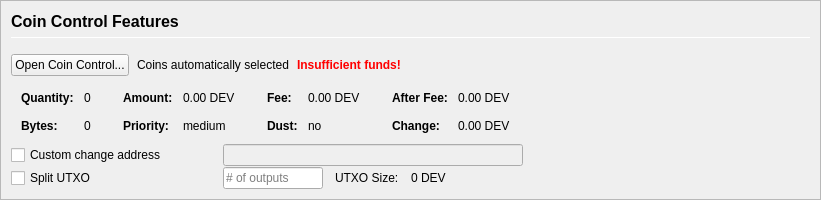
         <widget class="QFrame" name="frameCoinControl">
          <property name="sizePolicy">
           <sizepolicy hsizetype="Expanding" vsizetype="Expanding">
            <horstretch>0</horstretch>
            <verstretch>0</verstretch>
           </sizepolicy>
          </property>
          <property name="maximumSize">
           <size>
            <width>16777215</width>
            <height>16777215</height>
           </size>
          </property>
          <property name="frameShape">
           <enum>QFrame::StyledPanel</enum>
          </property>
          <property name="frameShadow">
           <enum>QFrame::Sunken</enum>
          </property>
          <layout class="QVBoxLayout" name="verticalLayoutCoinControl2">
           <property name="spacing">
            <number>0</number>
           </property>
           <property name="margin">
            <number>0</number>
           </property>
           <item>
            <widget class="QFrame" name="frameCoinControl_BG">
             <layout class="QVBoxLayout" name="verticalLayoutCoinControl" stretch="0,0,0,0,0,0">
              <property name="spacing">
               <number>1</number>
              </property>
              <property name="leftMargin">
               <number>10</number>
              </property>
              <property name="topMargin">
               <number>10</number>
              </property>
              <item>
               <layout class="QHBoxLayout" name="horizontalLayoutCoinControl1">
                <property name="bottomMargin">
                 <number>15</number>
                </property>
                <item>
                 <layout class="QVBoxLayout" name="verticalLayout_3">
                  <property name="spacing">
                   <number>6</number>
                  </property>
                  <item>
                   <widget class="QLabel" name="labelCoinControlFeatures">
                    <property name="sizePolicy">
                     <sizepolicy hsizetype="Preferred" vsizetype="Maximum">
                      <horstretch>0</horstretch>
                      <verstretch>0</verstretch>
                     </sizepolicy>
                    </property>
                    <property name="minimumSize">
                     <size>
                      <width>0</width>
                      <height>20</height>
                     </size>
                    </property>
                    <property name="font">
                     <font>
                      <pointsize>12</pointsize>
                      <weight>75</weight>
                      <bold>true</bold>
                     </font>
                    </property>
                    <property name="styleSheet">
                     <string notr="true">font-weight:bold;</string>
                    </property>
                    <property name="text">
                     <string>Coin Control Features</string>
                    </property>
                   </widget>
                  </item>
                  <item>
                   <widget class="Line" name="line">
                    <property name="minimumSize">
                     <size>
                      <width>0</width>
                      <height>1</height>
                     </size>
                    </property>
                    <property name="maximumSize">
                     <size>
                      <width>16777215</width>
                      <height>1</height>
                     </size>
                    </property>
                    <property name="orientation">
                     <enum>Qt::Horizontal</enum>
                    </property>
                   </widget>
                  </item>
                 </layout>
                </item>
               </layout>
              </item>
              <item>
               <layout class="QHBoxLayout" name="horizontalLayoutCoinControl2" stretch="0,0,0,0">
                <property name="spacing">
                 <number>8</number>
                </property>
                <property name="bottomMargin">
                 <number>10</number>
                </property>
                <item>
                 <widget class="QPushButton" name="pushButtonCoinControl">
                  <property name="styleSheet">
                   <string notr="true"/>
                  </property>
                  <property name="text">
                   <string>Open Coin Control...</string>
                  </property>
                  <property name="autoDefault">
                   <bool>false</bool>
                  </property>
                 </widget>
                </item>
                <item>
                 <widget class="QLabel" name="labelCoinControlAutomaticallySelected">
                  <property name="text">
                   <string>Coins automatically selected</string>
                  </property>
                  <property name="margin">
                   <number>5</number>
                  </property>
                 </widget>
                </item>
                <item>
                 <widget class="QLabel" name="labelCoinControlInsuffFunds">
                  <property name="font">
                   <font>
                    <weight>75</weight>
                    <bold>true</bold>
                   </font>
                  </property>
                  <property name="styleSheet">
                   <string notr="true">color:red;font-weight:bold;</string>
                  </property>
                  <property name="text">
                   <string>Insufficient funds!</string>
                  </property>
                  <property name="margin">
                   <number>5</number>
                  </property>
                 </widget>
                </item>
                <item>
                 <spacer name="horizontalSpacerCoinControl">
                  <property name="orientation">
                   <enum>Qt::Horizontal</enum>
                  </property>
                  <property name="sizeHint" stdset="0">
                   <size>
                    <width>40</width>
                    <height>1</height>
                   </size>
                  </property>
                 </spacer>
                </item>
               </layout>
              </item>
              <item>
               <widget class="QWidget" name="widgetCoinControl" native="true">
                <property name="sizePolicy">
                 <sizepolicy hsizetype="Preferred" vsizetype="Preferred">
                  <horstretch>0</horstretch>
                  <verstretch>0</verstretch>
                 </sizepolicy>
                </property>
                <property name="minimumSize">
                 <size>
                  <width>0</width>
                  <height>0</height>
                 </size>
                </property>
                <property name="styleSheet">
                 <string notr="true"/>
                </property>
                <layout class="QHBoxLayout" name="horizontalLayoutCoinControl5">
                 <property name="margin">
                  <number>0</number>
                 </property>
                 <item>
                  <layout class="QHBoxLayout" name="horizontalLayoutCoinControl3" stretch="0,0,0,1">
                   <property name="spacing">
                    <number>20</number>
                   </property>
                   <property name="topMargin">
                    <number>0</number>
                   </property>
                   <property name="bottomMargin">
                    <number>10</number>
                   </property>
                   <item>
                    <layout class="QFormLayout" name="formLayoutCoinControl1">
                     <property name="horizontalSpacing">
                      <number>10</number>
                     </property>
                     <property name="verticalSpacing">
                      <number>14</number>
                     </property>
                     <property name="leftMargin">
                      <number>10</number>
                     </property>
                     <property name="topMargin">
                      <number>4</number>
                     </property>
                     <property name="rightMargin">
                      <number>6</number>
                     </property>
                     <item row="0" column="0">
                      <widget class="QLabel" name="labelCoinControlQuantityText">
                       <property name="font">
                        <font>
                         <weight>75</weight>
                         <bold>true</bold>
                        </font>
                       </property>
                       <property name="text">
                        <string>Quantity:</string>
                       </property>
                       <property name="margin">
                        <number>0</number>
                       </property>
                      </widget>
                     </item>
                     <item row="0" column="1">
                      <widget class="QLabel" name="labelCoinControlQuantity">
                       <property name="cursor">
                        <cursorShape>IBeamCursor</cursorShape>
                       </property>
                       <property name="contextMenuPolicy">
                        <enum>Qt::ActionsContextMenu</enum>
                       </property>
                       <property name="text">
                        <string notr="true">0</string>
                       </property>
                       <property name="margin">
                        <number>0</number>
                       </property>
                       <property name="textInteractionFlags">
                        <set>Qt::LinksAccessibleByMouse|Qt::TextSelectableByKeyboard|Qt::TextSelectableByMouse</set>
                       </property>
                      </widget>
                     </item>
                     <item row="1" column="0">
                      <widget class="QLabel" name="labelCoinControlBytesText">
                       <property name="font">
                        <font>
                         <weight>75</weight>
                         <bold>true</bold>
                        </font>
                       </property>
                       <property name="text">
                        <string>Bytes:</string>
                       </property>
                      </widget>
                     </item>
                     <item row="1" column="1">
                      <widget class="QLabel" name="labelCoinControlBytes">
                       <property name="cursor">
                        <cursorShape>IBeamCursor</cursorShape>
                       </property>
                       <property name="contextMenuPolicy">
                        <enum>Qt::ActionsContextMenu</enum>
                       </property>
                       <property name="text">
                        <string notr="true">0</string>
                       </property>
                       <property name="textInteractionFlags">
                        <set>Qt::LinksAccessibleByMouse|Qt::TextSelectableByKeyboard|Qt::TextSelectableByMouse</set>
                       </property>
                      </widget>
                     </item>
                    </layout>
                   </item>
                   <item>
                    <layout class="QFormLayout" name="formLayoutCoinControl2">
                     <property name="horizontalSpacing">
                      <number>10</number>
                     </property>
                     <property name="verticalSpacing">
                      <number>14</number>
                     </property>
                     <property name="leftMargin">
                      <number>6</number>
                     </property>
                     <property name="topMargin">
                      <number>4</number>
                     </property>
                     <property name="rightMargin">
                      <number>6</number>
                     </property>
                     <item row="0" column="0">
                      <widget class="QLabel" name="labelCoinControlAmountText">
                       <property name="font">
                        <font>
                         <weight>75</weight>
                         <bold>true</bold>
                        </font>
                       </property>
                       <property name="text">
                        <string>Amount:</string>
                       </property>
                       <property name="margin">
                        <number>0</number>
                       </property>
                      </widget>
                     </item>
                     <item row="0" column="1">
                      <widget class="QLabel" name="labelCoinControlAmount">
                       <property name="cursor">
                        <cursorShape>IBeamCursor</cursorShape>
                       </property>
                       <property name="contextMenuPolicy">
                        <enum>Qt::ActionsContextMenu</enum>
                       </property>
                       <property name="text">
                        <string notr="true">0.00 DEV</string>
                       </property>
                       <property name="textInteractionFlags">
                        <set>Qt::LinksAccessibleByMouse|Qt::TextSelectableByKeyboard|Qt::TextSelectableByMouse</set>
                       </property>
                      </widget>
                     </item>
                     <item row="1" column="0">
                      <widget class="QLabel" name="labelCoinControlPriorityText">
                       <property name="font">
                        <font>
                         <weight>75</weight>
                         <bold>true</bold>
                        </font>
                       </property>
                       <property name="text">
                        <string>Priority:</string>
                       </property>
                      </widget>
                     </item>
                     <item row="1" column="1">
                      <widget class="QLabel" name="labelCoinControlPriority">
                       <property name="cursor">
                        <cursorShape>IBeamCursor</cursorShape>
                       </property>
                       <property name="contextMenuPolicy">
                        <enum>Qt::ActionsContextMenu</enum>
                       </property>
                       <property name="text">
                        <string>medium</string>
                       </property>
                       <property name="textInteractionFlags">
                        <set>Qt::LinksAccessibleByMouse|Qt::TextSelectableByKeyboard|Qt::TextSelectableByMouse</set>
                       </property>
                      </widget>
                     </item>
                    </layout>
                   </item>
                   <item>
                    <layout class="QFormLayout" name="formLayoutCoinControl3">
                     <property name="horizontalSpacing">
                      <number>10</number>
                     </property>
                     <property name="verticalSpacing">
                      <number>14</number>
                     </property>
                     <property name="leftMargin">
                      <number>6</number>
                     </property>
                     <property name="topMargin">
                      <number>4</number>
                     </property>
                     <property name="rightMargin">
                      <number>6</number>
                     </property>
                     <item row="0" column="0">
                      <widget class="QLabel" name="labelCoinControlFeeText">
                       <property name="font">
                        <font>
                         <weight>75</weight>
                         <bold>true</bold>
                        </font>
                       </property>
                       <property name="text">
                        <string>Fee:</string>
                       </property>
                       <property name="margin">
                        <number>0</number>
                       </property>
                      </widget>
                     </item>
                     <item row="0" column="1">
                      <widget class="QLabel" name="labelCoinControlFee">
                       <property name="cursor">
                        <cursorShape>IBeamCursor</cursorShape>
                       </property>
                       <property name="contextMenuPolicy">
                        <enum>Qt::ActionsContextMenu</enum>
                       </property>
                       <property name="text">
                        <string notr="true">0.00 DEV</string>
                       </property>
                       <property name="textInteractionFlags">
                        <set>Qt::LinksAccessibleByMouse|Qt::TextSelectableByKeyboard|Qt::TextSelectableByMouse</set>
                       </property>
                      </widget>
                     </item>
                     <item row="1" column="0">
                      <widget class="QLabel" name="labelCoinControlLowOutputText">
                       <property name="font">
                        <font>
                         <weight>75</weight>
                         <bold>true</bold>
                        </font>
                       </property>
                       <property name="text">
                        <string>Dust:</string>
                       </property>
                      </widget>
                     </item>
                     <item row="1" column="1">
                      <widget class="QLabel" name="labelCoinControlLowOutput">
                       <property name="cursor">
                        <cursorShape>IBeamCursor</cursorShape>
                       </property>
                       <property name="contextMenuPolicy">
                        <enum>Qt::ActionsContextMenu</enum>
                       </property>
                       <property name="text">
                        <string>no</string>
                       </property>
                       <property name="textInteractionFlags">
                        <set>Qt::LinksAccessibleByMouse|Qt::TextSelectableByKeyboard|Qt::TextSelectableByMouse</set>
                       </property>
                      </widget>
                     </item>
                    </layout>
                   </item>
                   <item>
                    <layout class="QFormLayout" name="formLayoutCoinControl4">
                     <property name="horizontalSpacing">
                      <number>10</number>
                     </property>
                     <property name="verticalSpacing">
                      <number>14</number>
                     </property>
                     <property name="leftMargin">
                      <number>6</number>
                     </property>
                     <property name="topMargin">
                      <number>4</number>
                     </property>
                     <property name="rightMargin">
                      <number>6</number>
                     </property>
                     <item row="0" column="0">
                      <widget class="QLabel" name="labelCoinControlAfterFeeText">
                       <property name="font">
                        <font>
                         <weight>75</weight>
                         <bold>true</bold>
                        </font>
                       </property>
                       <property name="text">
                        <string>After Fee:</string>
                       </property>
                       <property name="margin">
                        <number>0</number>
                       </property>
                      </widget>
                     </item>
                     <item row="0" column="1">
                      <widget class="QLabel" name="labelCoinControlAfterFee">
                       <property name="cursor">
                        <cursorShape>IBeamCursor</cursorShape>
                       </property>
                       <property name="contextMenuPolicy">
                        <enum>Qt::ActionsContextMenu</enum>
                       </property>
                       <property name="text">
                        <string notr="true">0.00 DEV</string>
                       </property>
                       <property name="textInteractionFlags">
                        <set>Qt::LinksAccessibleByMouse|Qt::TextSelectableByKeyboard|Qt::TextSelectableByMouse</set>
                       </property>
                      </widget>
                     </item>
                     <item row="1" column="0">
                      <widget class="QLabel" name="labelCoinControlChangeText">
                       <property name="font">
                        <font>
                         <weight>75</weight>
                         <bold>true</bold>
                        </font>
                       </property>
                       <property name="text">
                        <string>Change:</string>
                       </property>
                      </widget>
                     </item>
                     <item row="1" column="1">
                      <widget class="QLabel" name="labelCoinControlChange">
                       <property name="cursor">
                        <cursorShape>IBeamCursor</cursorShape>
                       </property>
                       <property name="contextMenuPolicy">
                        <enum>Qt::ActionsContextMenu</enum>
                       </property>
                       <property name="text">
                        <string notr="true">0.00 DEV</string>
                       </property>
                       <property name="textInteractionFlags">
                        <set>Qt::LinksAccessibleByMouse|Qt::TextSelectableByKeyboard|Qt::TextSelectableByMouse</set>
                       </property>
                      </widget>
                     </item>
                    </layout>
                   </item>
                  </layout>
                 </item>
                </layout>
               </widget>
              </item>
              <item>
               <layout class="QHBoxLayout" name="horizontalLayoutCoinControl4">
                <property name="spacing">
                 <number>12</number>
                </property>
                <property name="sizeConstraint">
                 <enum>QLayout::SetDefaultConstraint</enum>
                </property>
                <property name="topMargin">
                 <number>0</number>
                </property>
                <property name="rightMargin">
                 <number>0</number>
                </property>
                <item>
                 <widget class="QCheckBox" name="checkBoxCoinControlChange">
                  <property name="sizePolicy">
                   <sizepolicy hsizetype="Preferred" vsizetype="Preferred">
                    <horstretch>0</horstretch>
                    <verstretch>0</verstretch>
                   </sizepolicy>
                  </property>
                  <property name="minimumSize">
                   <size>
                    <width>200</width>
                    <height>0</height>
                   </size>
                  </property>
                  <property name="maximumSize">
                   <size>
                    <width>200</width>
                    <height>16777215</height>
                   </size>
                  </property>
                  <property name="toolTip">
                   <string>If this is activated, but the change address is empty or invalid, change will be sent to a newly generated address.</string>
                  </property>
                  <property name="text">
                   <string>Custom change address</string>
                  </property>
                 </widget>
                </item>
                <item>
                 <widget class="QValidatedLineEdit" name="lineEditCoinControlChange">
                  <property name="enabled">
                   <bool>false</bool>
                  </property>
                  <property name="sizePolicy">
                   <sizepolicy hsizetype="Preferred" vsizetype="Preferred">
                    <horstretch>0</horstretch>
                    <verstretch>0</verstretch>
                   </sizepolicy>
                  </property>
                  <property name="minimumSize">
                   <size>
                    <width>300</width>
                    <height>0</height>
                   </size>
                  </property>
                 </widget>
                </item>
                <item>
                 <widget class="QLabel" name="labelCoinControlChangeLabel">
                  <property name="sizePolicy">
                   <sizepolicy hsizetype="Preferred" vsizetype="Preferred">
                    <horstretch>0</horstretch>
                    <verstretch>0</verstretch>
                   </sizepolicy>
                  </property>
                  <property name="minimumSize">
                   <size>
                    <width>100</width>
                    <height>0</height>
                   </size>
                  </property>
                  <property name="text">
                   <string/>
                  </property>
                  <property name="margin">
                   <number>3</number>
                  </property>
                 </widget>
                </item>
               </layout>
              </item>
              <item>
               <layout class="QHBoxLayout" name="horizontalLayoutCoinControl6">
                <property name="spacing">
                 <number>12</number>
                </property>
                <property name="rightMargin">
                 <number>0</number>
                </property>
                <item>
                 <widget class="QCheckBox" name="splitBlockCheckBox">
                  <property name="sizePolicy">
                   <sizepolicy hsizetype="Preferred" vsizetype="Preferred">
                    <horstretch>0</horstretch>
                    <verstretch>0</verstretch>
                   </sizepolicy>
                  </property>
                  <property name="minimumSize">
                   <size>
                    <width>200</width>
                    <height>0</height>
                   </size>
                  </property>
                  <property name="maximumSize">
                   <size>
                    <width>200</width>
                    <height>16777215</height>
                   </size>
                  </property>
                  <property name="text">
                   <string>Split UTXO</string>
                  </property>
                 </widget>
                </item>
                <item>
                 <widget class="QLineEdit" name="splitBlockLineEdit">
                  <property name="sizePolicy">
                   <sizepolicy hsizetype="Preferred" vsizetype="Preferred">
                    <horstretch>50</horstretch>
                    <verstretch>0</verstretch>
                   </sizepolicy>
                  </property>
                  <property name="minimumSize">
                   <size>
                    <width>100</width>
                    <height>0</height>
                   </size>
                  </property>
                  <property name="maximumSize">
                   <size>
                    <width>100</width>
                    <height>16777215</height>
                   </size>
                  </property>
                  <property name="placeholderText">
                   <string># of outputs</string>
                  </property>
                 </widget>
                </item>
                <item>
                 <widget class="QLabel" name="labelBlockSizeText">
                  <property name="text">
                   <string>UTXO Size:</string>
                  </property>
                 </widget>
                </item>
                <item>
                 <widget class="QLabel" name="labelBlockSize">
                  <property name="text">
                   <string>0 DEV</string>
                  </property>
                 </widget>
                </item>
                <item>
                 <spacer name="horizontalSpacer_7">
                  <property name="orientation">
                   <enum>Qt::Horizontal</enum>
                  </property>
                  <property name="sizeHint" stdset="0">
                   <size>
                    <width>40</width>
                    <height>20</height>
                   </size>
                  </property>
                 </spacer>
                </item>
               </layout>
              </item>
              <item>
               <spacer name="verticalSpacerCoinControl">
                <property name="orientation">
                 <enum>Qt::Vertical</enum>
                </property>
                <property name="sizeHint" stdset="0">
                 <size>
                  <width>800</width>
                  <height>1</height>
                 </size>
                </property>
               </spacer>
              </item>
             </layout>
            </widget>
           </item>
          </layout>
         </widget>
